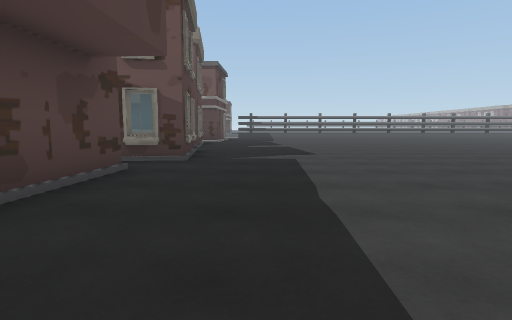
View 1 (above)

24 first-person views from a walk through a 3-D level made in the Unity game engine. The camera is 1.2 m above the floor, tilts 6° down and sees 80° across. The floor is counted in squares, 2 m on a side. Each view is taken from the middle of a square. On the plan, view 1 faces up. The plan holds only what a view shows up to about 9 squares ahead; the rest is blank. The place goes on beyond the plan. The player character is not drawn.

View 2
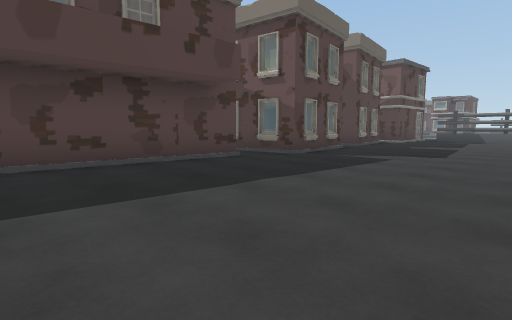

View 3
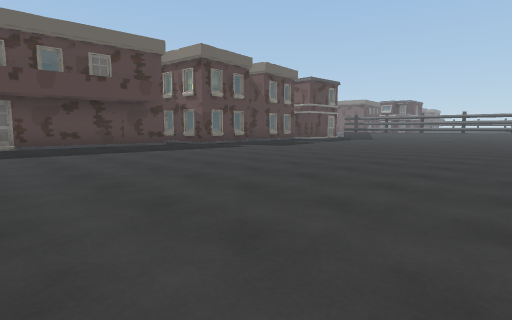

View 4
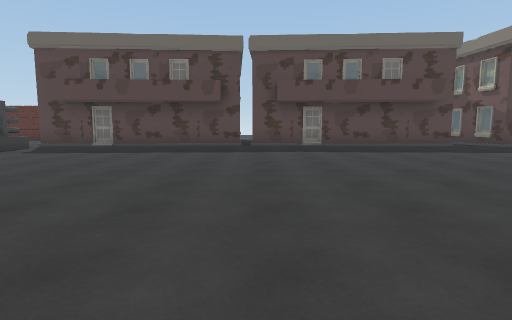

View 5
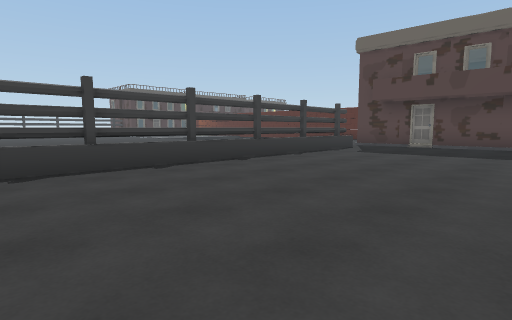

View 6
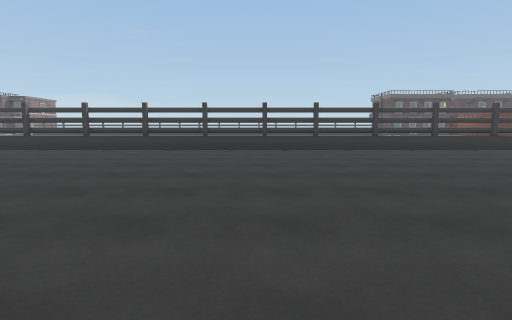

View 7
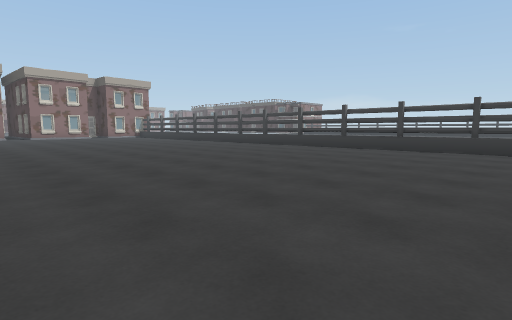

View 8
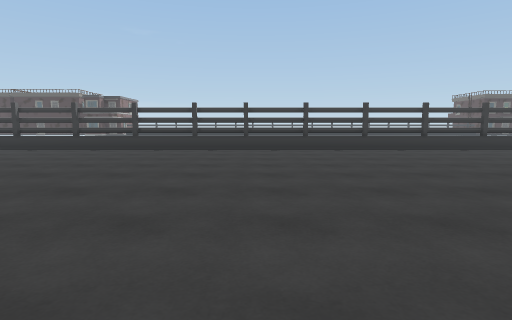

View 9
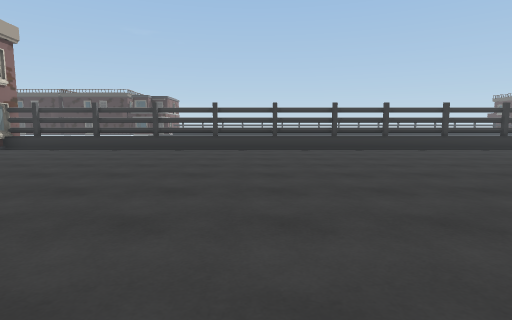

View 10
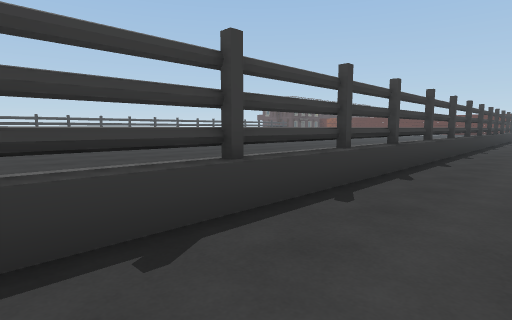

View 11
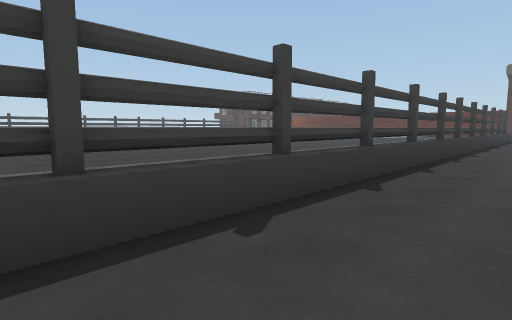

View 12
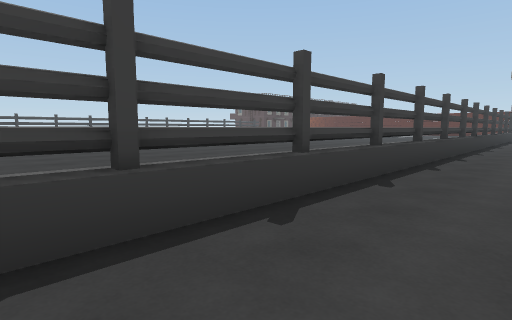

View 13
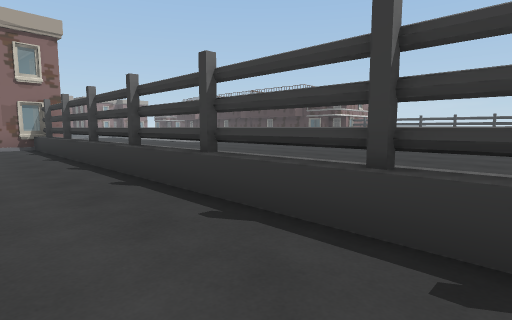

View 14
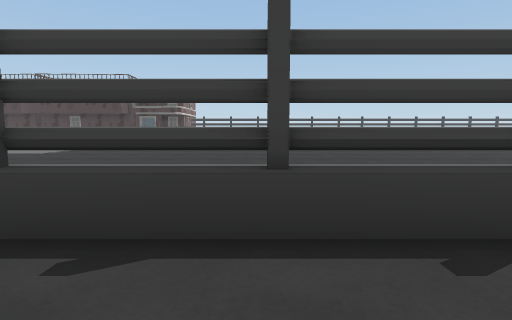

View 15
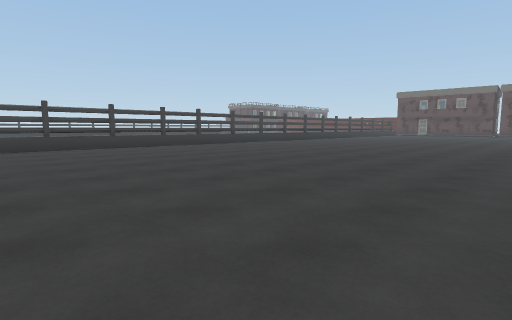

View 16
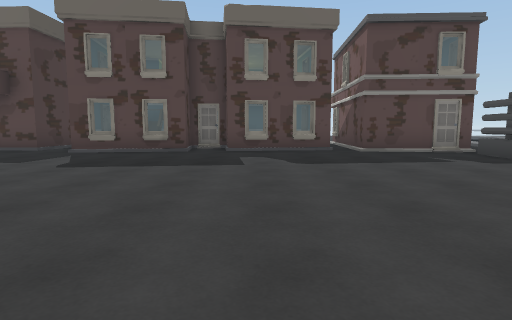

View 17
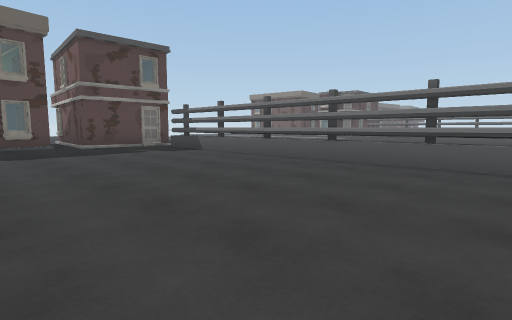

View 18
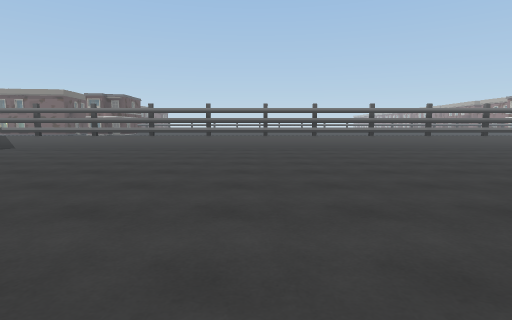

View 19
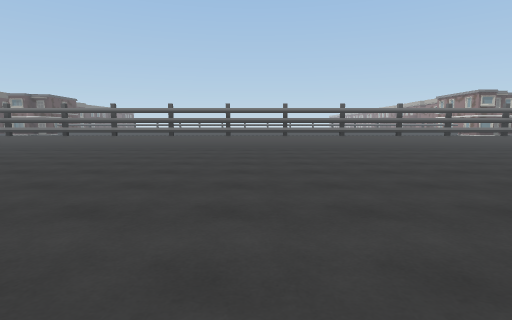

View 20
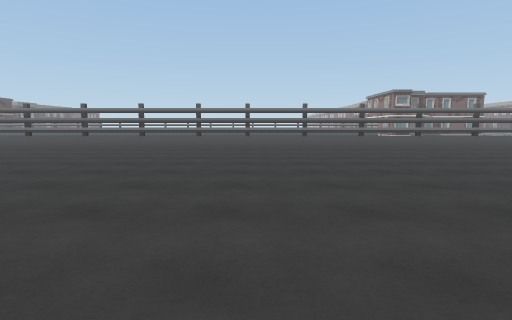

View 21
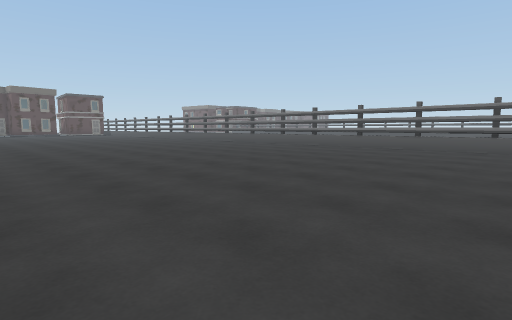

View 22
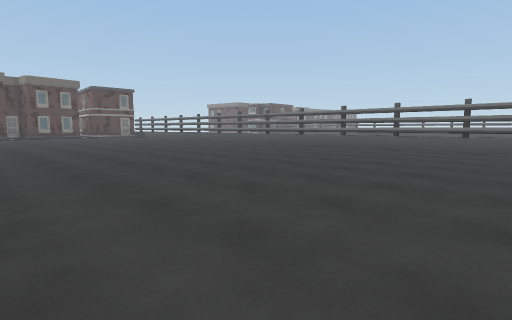

View 23
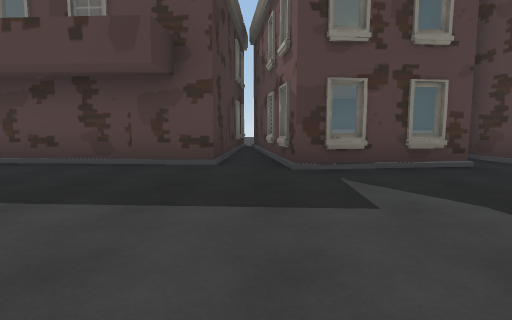

View 24
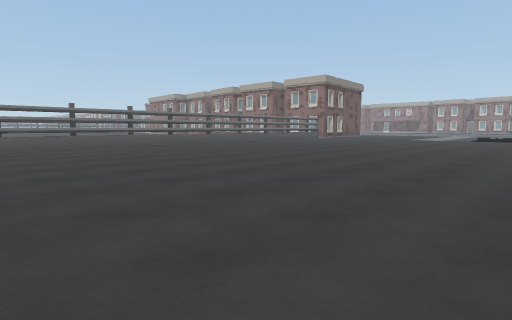

### Floor plan
Key: @ floor where view 1 was taken; # wall or solid block; . floor; / step, stairs or slope; H house.
Columns run from 6 left of view 1 to 26 right of it. Each row starts with its distance up from view 1.
 15    HH.###########################
 14     H............................
 13    HH............................
 12     H...........................
 11     H............................
 10     H............................
  9    H/............................
  8    HH............................
  7     H............................
  6  H HH..........     .............
  5 HH/...........
  4  HHHH..........
  3     H..........
  2     H..........
  1     H..........           ......
  0     H.@........ ................
 -1      ...........................
 -2      ...........................
 -3      ...........................
 -4      ............................
 -5     /............................
 -6     H............................
 -7     H............................
 -8      ............................
 -9      .###########################
-10                      ...
-11                      ....
-12                  ................
-13                  ................
-14                   ...............
-15                    ..............
-16                     ..........
-17                     ...........
-18                     ...........
-19                     ......

Positions as (right, up) in squares from view 1, and headings:
1: (0, 0), facing up
2: (3, 0), facing up-left
3: (8, -1), facing up-left
4: (8, -2), facing left
5: (8, -4), facing down-left
6: (10, 0), facing down
7: (10, 0), facing down-right
8: (18, 0), facing down
9: (22, 0), facing down
10: (23, -7), facing down-left
11: (17, -7), facing down-left
12: (19, -7), facing down-left
13: (19, -7), facing down-right
14: (25, -7), facing down
15: (25, 1), facing down-left
16: (6, 10), facing left
17: (8, 10), facing up-left
18: (8, 6), facing up
19: (14, 6), facing up
20: (20, 6), facing up
21: (26, 6), facing up-left
22: (20, 6), facing up-left
23: (3, 5), facing left
24: (14, -19), facing up-right
